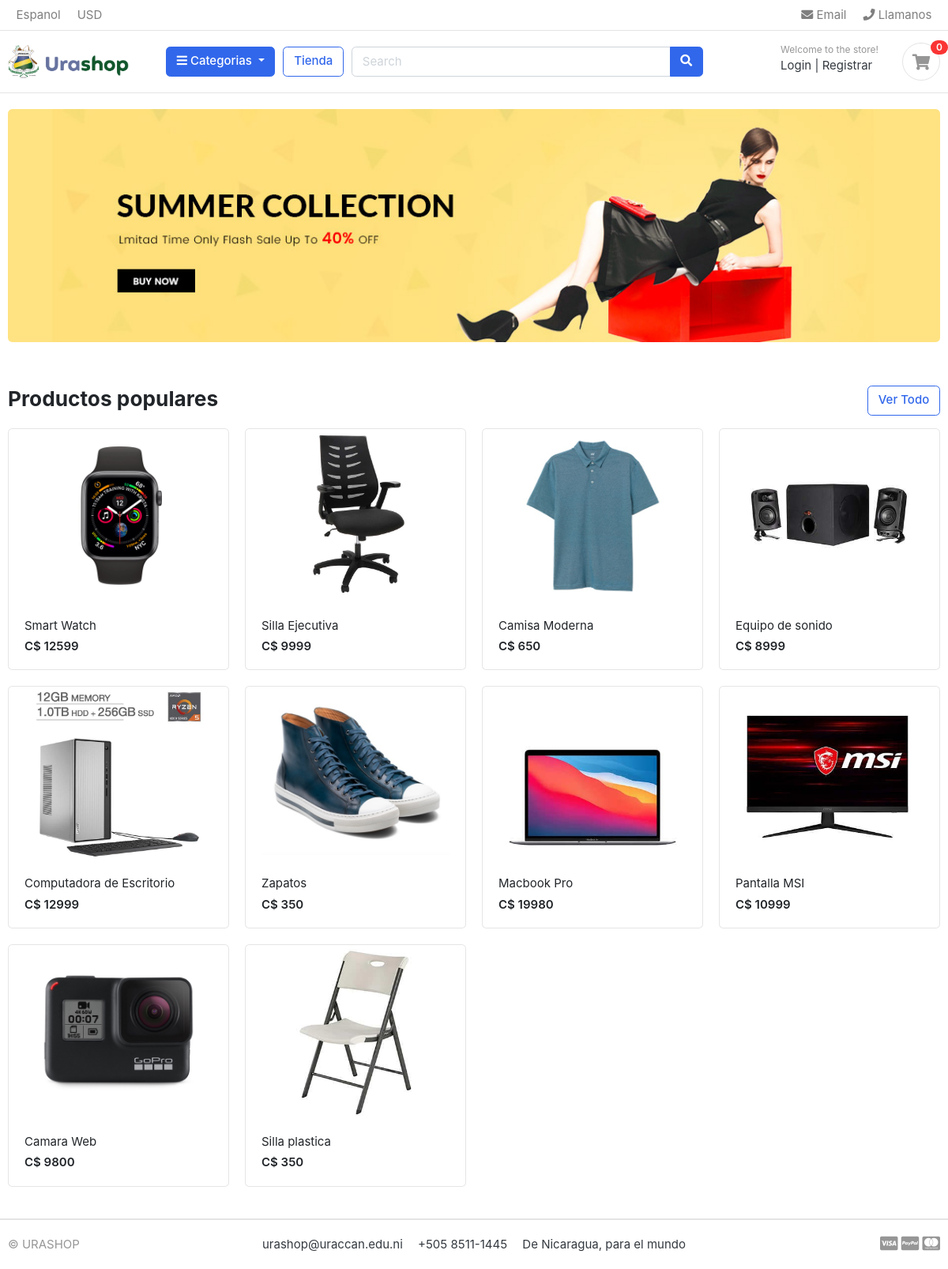
The page / on the database its author committed.
### store/models.py (models this page shows, shortened)
class Product(models.Model):
    product_name = models.CharField(max_length=100, unique=True)
    description = models.TextField(max_length=255, unique=True)
    slug = models.CharField(max_length=100, unique=True)
    price = models.IntegerField()
    images = models.ImageField(upload_to='photos/products')
    stock = models.IntegerField()
    is_available = models.BooleanField(default=True)
    category = models.ForeignKey(Category, on_delete=models.CASCADE)
    created_date = models.DateTimeField(auto_now_add=True)
    modified_date = models.DateTimeField(auto_now=True)

### ecommerce/views.py (the view)
# urls.py: 2. Add a URL to urlpatterns:  path('', views.home, name='home')
def home(request):
    products = Product.objects.all().filter(is_available=True)
    context = {
        'products': products,
    }
    return render(request, 'home.html', context)

### category/context_processors.py (called while the page is built)
def menu_links(request):
    links = Category.objects.all()
    return dict(links=links)

### templates/home.html
{% extends 'base.html' %}
{% load static %}
{% block content %}
<section class="section-intro padding-y-sm">
<div class="container">
<div class="intro-banner-wrap">
	<img src="{% static 'images/banners/banner01.jpg' %}" class="img-fluid rounded">
</div>
</div>
</section>
<section class="section-name padding-y-sm">
<div class="container">
<header class="section-heading">
	<a href="./store.html" class="btn btn-outline-primary float-right">Ver Todo</a>
	<h3 class="section-title">Productos populares</h3>
</header>
<div class="row">
	{% for product in products %}
	<div class="col-md-3">
		<div class="card card-product-grid">
			<a href="./product-detail.html" class="img-wrap"> <img src="{{ product.images.url }} "> </a>
			<figcaption class="info-wrap">
				<a href="./product-detail.html" class="title">{{ product.product_name }}</a>
				<div class="price mt-1">C$ {{ product.price }}</div>
			</figcaption>
		</div>
	</div>
	{% endfor %}
</div>
</div>
</section>
</body>
</html>
{% endblock %}

### templates/base.html (shortened to what this page needs)
{% load static %}
<!DOCTYPE HTML>
<html lang="en">
<head>
<link href="{% static 'css/bootstrap.css' %}" rel="stylesheet" type="text/css"/>
<link href="{% static 'fonts/fontawesome/css/all.min.css' %}" type="text/css" rel="stylesheet">
<link href="{% static 'css/ui.css' %}" rel="stylesheet" type="text/css"/>
<link href="{% static 'css/responsive.css' %}" rel="stylesheet" media="only screen and (max-width: 1200px)" />
</head>
<body>
{% include 'includes/navbar.html' %}
{% block content %}
{% endblock %}
{% include 'includes/footer.html' %}

### templates/includes/navbar.html (shortened to what this page needs)
{% load static %}
<header class="section-header">
<nav class="navbar p-md-0 navbar-expand-sm navbar-light border-bottom">
<div class="container">
  <div class="collapse navbar-collapse" id="navbarTop4">
    <ul class="navbar-nav mr-auto">
    	<li class="nav-item dropdown">
		 	<a href="#" class="nav-link">   Espanol </a>
		</li>
		<li class="nav-item dropdown">
			<a href="#" class="nav-link"> USD </a>
		</li>
    </ul>
    <ul class="navbar-nav">
		<li><a href="#" class="nav-link"> <i class="fa fa-envelope"></i> Email </a></li>
		<li><a href="#" class="nav-link"> <i class="fa fa-phone"></i> Llamanos</a></li>
	</ul>
  </div>
</div>
</nav>
<section class="header-main border-bottom">
	<div class="container">
<div class="row align-items-center">
	<div class="col-lg-2 col-md-3 col-6">
		<a href="{% url 'home' %}" class="brand-wrap">
			<img class="logo" src="{% static './images/logo01.png' %}">
		</a>
	</div>
	<div class="col-lg col-sm col-md col-6 flex-grow-0">
		<div class="category-wrap dropdown d-inline-block float-right">
			<button type="button" class="btn btn-primary dropdown-toggle" data-toggle="dropdown">
				<i class="fa fa-bars"></i> Categorias
			</button>
		</div>
	</div>
	<a href="{% url 'store' %}" class="btn btn-outline-primary">Tienda</a>
	<div class="col-lg  col-md-6 col-sm-12 col">
		<form action="#" class="search">
			<div class="input-group w-100">
			    <input type="text" class="form-control" style="width:60%;" placeholder="Search">
			    <div class="input-group-append">
			      <button class="btn btn-primary" type="submit">
			        <i class="fa fa-search"></i>
			      </button>
			    </div>
		    </div>
		</form>
	</div>
	<div class="col-lg-3 col-sm-6 col-8 order-2 order-lg-3">
				<div class="d-flex justify-content-end mb-3 mb-lg-0">
					<div class="widget-header">
						<small class="title text-muted">Welcome to the store!</small>
						<div>
							<a href="./signin.html">Login</a> <span class="dark-transp"> | </span>
							<a href="./register.html"> Registrar</a>
						</div>
					</div>
					<a href="./cart.html" class="widget-header pl-3 ml-3">
						<div class="icon icon-sm rounded-circle border"><i class="fa fa-shopping-cart"></i></div>
						<span class="badge badge-pill badge-danger notify">0</span>
					</a>
				</div>
			</div>
</div>
	</div>
</section>
</header>

### templates/includes/footer.html
<footer class="section-footer border-top">
	<div class="container">
		<section class="footer-bottom border-top row">
			<div class="col-md-2">
				<p class="text-muted"> &copy URASHOP </p>
			</div>
			<div class="col-md-8 text-md-center">
				<span  class="px-2">urashop@uraccan.edu.ni</span>
				<span  class="px-2">+505 8511-1445</span>
				<span  class="px-2">De Nicaragua, para el mundo</span>
			</div>
			<div class="col-md-2 text-md-right text-muted">
				<i class="fab fa-lg fa-cc-visa"></i>
				<i class="fab fa-lg fa-cc-paypal"></i>
				<i class="fab fa-lg fa-cc-mastercard"></i>
			</div>
		</section>
	</div>
</footer>

### static/css/ui.css (style rules this page uses)
html { font-family: "Inter", sans-serif; font-size: 15px; }
.img-wrap { text-align: center; display: block; }
.img-wrap img { max-width: 100%; }
.icon-xs, .icon-sm, .icon-md, .icon-lg { display: inline-block; text-align: center; flex-shrink: 0; flex-grow: 0; }
.icon-sm { width: 48px; height: 48px; line-height: 48px !important; font-size: 20px; }
.padding-y-sm { padding-top: 20px; padding-bottom: 20px; }
.section-heading { margin-bottom: 20px; margin-top: 15px; }
.section-title { color: #212529; }
p:last-child { margin-bottom: 0; }
.header-main { position: relative; padding-top: 1rem; padding-bottom: 1rem; }
.brand-wrap .logo, .navbar-brand .logo { margin-right: 7px; max-height: 42px; display: inline-block; }
.widget-header { display: inline-block; vertical-align: middle; position: relative; }
.widget-header a { color: #343a40; }
.widget-header i { color: #969696; }
.widget-header .title { display: block; }
.widget-header .notify { position: absolute; top: -3px; right: -10px; }
.footer-bottom { padding-top: 20px; padding-bottom: 20px; }
[class*=card-product] a.title { color: #212529; display: block; }
[class*=card-product] .img-wrap { overflow: hidden; position: relative; }
[class*=card-product] .img-wrap img { height: 100%; max-width: 100%; width: auto; display: inline-block; -o-object-fit: cover; object-fit: cover; }
.card-product-grid { margin-bottom: 20px; }
.card-product-grid .img-wrap { border-radius: 0.2rem 0.2rem 0 0; height: 220px; }
.card-product-grid .info-wrap { overflow: hidden; padding: 18px 20px; }
.card .img-wrap { overflow: hidden; }
.notify { position: absolute; top: -4px; right: -10px; display: inline-block; padding: 0.25em 0.6em; font-size: 12px; line-height: 1; text-align: center; border-radius: 3rem; color: #fff; background-color: #fa3434; }
.price { font-weight: 600; color: #212529; }

### rows shown on the page
Product: images (picture), product_name "Smart Watch", price "12599"
Product: images (picture), product_name "Silla Ejecutiva", price "9999"
Product: images (picture), product_name "Camisa Moderna", price "650"
Product: images (picture), product_name "Equipo de sonido", price "8999"
Product: images (picture), product_name "Computadora de Escritorio", price "12999"
Product: images (picture), product_name "Zapatos", price "350"
Product: images (picture), product_name "Macbook Pro", price "19980"
Product: images (picture), product_name "Pantalla MSI", price "10999"
Product: images (picture), product_name "Camara Web", price "9800"
Product: images (picture), product_name "Silla plastica", price "350"
